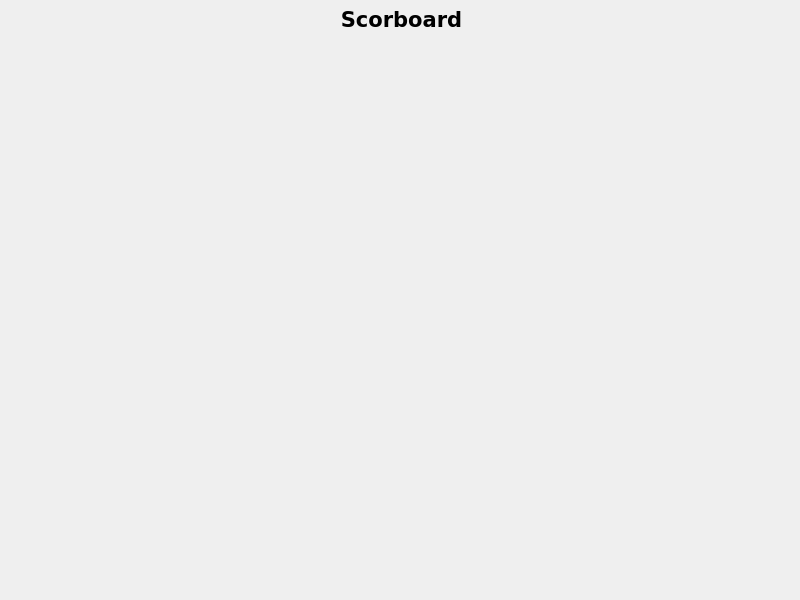
<?xml version="1.0" encoding="UTF-8"?>
<ui version="4.0">
 <class>Scorboard</class>
 <widget class="QMainWindow" name="Scorboard">
  <property name="geometry">
   <rect>
    <x>0</x>
    <y>0</y>
    <width>800</width>
    <height>600</height>
   </rect>
  </property>
  <property name="windowTitle">
   <string>MainWindow</string>
  </property>
  <widget class="QWidget" name="centralwidget">
   <widget class="QLabel" name="label">
    <property name="geometry">
     <rect>
      <x>6</x>
      <y>9</y>
      <width>791</width>
      <height>21</height>
     </rect>
    </property>
    <property name="font">
     <font>
      <family>Verdana</family>
      <pointsize>16</pointsize>
      <weight>75</weight>
      <bold>true</bold>
     </font>
    </property>
    <property name="text">
     <string>Scorboard</string>
    </property>
    <property name="alignment">
     <set>Qt::AlignCenter</set>
    </property>
   </widget>
  </widget>
 </widget>
 <resources/>
 <connections/>
</ui>
